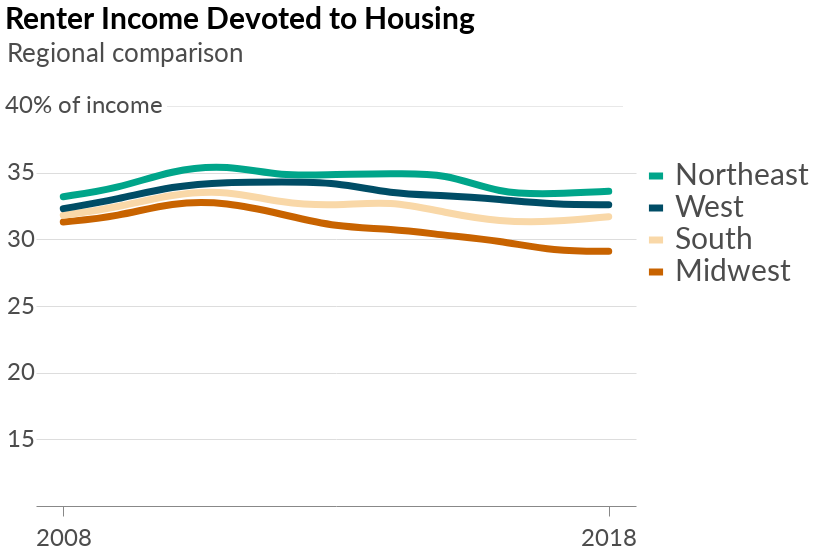

Notebook source saved alongside this figure:
### Code cell
reg_rent_plot

### Figure 1 — Vega-Lite specification as saved in the notebook (floating-point values rounded to 4 significant figures)
{"width": 600, "height": 400, "background": "white", "config": {"title": {"fontSize": 30, "anchor": "start", "font": "Lato", "offset": 5}, "axisX": {"grid": false, "labelFont": "Lato", "labelFontSize": 16, "labelAngle": 0, "labelPadding": 10, "ticks": false, "tickSize": 5, "title": null, "titleFont": "Lato", "titleFontSize": 16, "titleFontWeight": "normal", "titleY": 30, "titleX": 280}, "axisY": {"grid": true, "gridOpacity": 1, "labelFont": "Lato", "labelFontSize": 16, "labelLimit": 100, "labelAlign": "left", "labelPadding": 20, "ticks": false, "title": null, "titleFont": "Lato", "titleFontWeight": "normal", "titleFontSize": 16, "titleAlign": "left", "titleAngle": 0, "titleY": -20, "titleX": -20, "domainWidth": 0}, "view": {"strokeOpacity": 0}, "legend": {"labelFont": "lato", "labelFontSize": 30, "labelFontWeight": "normal", "labelOpacity": 0.7, "legendX": 605, "legendY": 55, "orient": "none", "symbolSize": 200, "symbolStrokeWidth": 7}}, "layer": [{"data": {"name": "data-5e202b6e8b67dcf171d36fae33073252"}, "mark": {"type": "line", "interpolate": "basis", "size": 7, "strokeCap": "round"}, "encoding": {"color": {"type": "nominal", "field": "Region", "scale": {"domain": ["Northeast", "West", "South", "Midwest"], "range": ["#00a58a", "#004d66", "#f9d8a8", "#c86300"]}, "title": ""}, "x": {"type": "ordinal", "axis": {"labelFontSize": 24, "labelOpacity": 0.7, "tickSize": 10, "ticks": true, "values": [2008, 2018]}, "field": "Year"}, "y": {"type": "quantitative", "axis": {"labelFontSize": 24, "labelOpacity": 0.7, "labelPadding": 30, "titleFontSize": 26, "titleOpacity": 0.7, "titleX": -30, "titleY": -40, "values": [15, 20, 25, 30, 35]}, "field": "Rent_Share_Inc_whole", "scale": {"domain": [10, 40]}, "title": "Regional comparison"}}, "title": "Renter Income Devoted to Housing"}, {"data": {"name": "data-210bcfbf6ca010247ca2ea02fc053f02"}, "mark": {"type": "text", "dx": 21, "dy": 0, "font": "lato", "fontSize": 24, "opacity": 0.7}, "encoding": {"text": {"type": "nominal", "field": "text"}, "x": {"type": "ordinal", "field": "x"}, "y": {"type": "quantitative", "field": "y"}}}, {"data": {"name": "data-8281c6280a4f8d01d9bc45cdf9b5b127"}, "mark": {"type": "text", "dx": 59, "dy": -4, "fontSize": 11.5, "fontWeight": "bold", "opacity": 0.09}, "encoding": {"text": {"type": "nominal", "field": "text"}, "x": {"type": "ordinal", "field": "x"}, "y": {"type": "quantitative", "field": "y"}}}], "$schema": "https://vega.github.io/schema/vega-lite/v4.0.0.json", "datasets": {"data-5e202b6e8b67dcf171d36fae33073252": [{"Year": 2008, "Region": "Northeast", "Owners30": 33.7, "Renters30": 47.7, "Med_Mort": 1362.0, "Med_Rent": 935.0, "Med_Mort_Inc": 6220.0, "Med_Rent_Inc": 2820.0, "Owned_Units": 13380000.0, "Rented_Units": 7550000.0, "Mort_Rent_Diff": -427.0, "Rent_Mort_Diff": 427.0, "Rent_Mort_Diff_div_Rent": 45.67, "MR_Diff_Per_Rent_Inc": -15.14, "RM_Diff_Per_Mort_Inc": 6.86, "Mort_Less30": 66.3, "Rent_Less30": 52.3, "Total_Units": 20930000.0, "Owned_Units_Per_dec": 0.639, "Owned_Units_Per_whole": 63.9, "Rent_Units_Per_dec": 0.361, "Rent_Units_Per_whole": 36.1, "Mort_Share_Inc_dec": 0.219, "Mort_Share_Inc_whole": 21.9, "Rent_Share_Inc_dec": 0.332, "Rent_Share_Inc_whole": 33.2}, {"Year": 2008, "Region": "Midwest", "Owners30": 26.8, "Renters30": 45.1, "Med_Mort": 1027.0, "Med_Rent": 712.0, "Med_Mort_Inc": 5189.0, "Med_Rent_Inc": 2275.0, "Owned_Units": 18380000.0, "Rented_Units": 7580000.0, "Mort_Rent_Diff": -315.0, "Rent_Mort_Diff": 315.0, "Rent_Mort_Diff_div_Rent": 44.24, "MR_Diff_Per_Rent_Inc": -13.85, "RM_Diff_Per_Mort_Inc": 6.07, "Mort_Less30": 73.2, "Rent_Less30": 54.9, "Total_Units": 25960000.0, "Owned_Units_Per_dec": 0.708, "Owned_Units_Per_whole": 70.8, "Rent_Units_Per_dec": 0.292, "Rent_Units_Per_whole": 29.2, "Mort_Share_Inc_dec": 0.198, "Mort_Share_Inc_whole": 19.8, "Rent_Share_Inc_dec": 0.313, "Rent_Share_Inc_whole": 31.3}, {"Year": 2008, "Region": "South", "Owners30": 27.7, "Renters30": 45.9, "Med_Mort": 972.0, "Med_Rent": 788.0, "Med_Mort_Inc": 4961.0, "Med_Rent_Inc": 2479.0, "Owned_Units": 28740000.0, "Rented_Units": 13420000.0, "Mort_Rent_Diff": -184.0, "Rent_Mort_Diff": 184.0, "Rent_Mort_Diff_div_Rent": 23.35, "MR_Diff_Per_Rent_Inc": -7.42, "RM_Diff_Per_Mort_Inc": 3.71, "Mort_Less30": 72.3, "Rent_Less30": 54.1, "Total_Units": 42160000.0, "Owned_Units_Per_dec": 0.682, "Owned_Units_Per_whole": 68.2, "Rent_Units_Per_dec": 0.318, "Rent_Units_Per_whole": 31.8, "Mort_Share_Inc_dec": 0.196, "Mort_Share_Inc_whole": 19.6, "Rent_Share_Inc_dec": 0.318, "Rent_Share_Inc_whole": 31.8}, {"Year": 2008, "Region": "West", "Owners30": 36.8, "Renters30": 49.7, "Med_Mort": 1456.0, "Med_Rent": 995.0, "Med_Mort_Inc": 6036.0, "Med_Rent_Inc": 3077.0, "Owned_Units": 15590000.0, "Rented_Units": 9602000.0, "Mort_Rent_Diff": -461.0, "Rent_Mort_Diff": 461.0, "Rent_Mort_Diff_div_Rent": 46.33, "MR_Diff_Per_Rent_Inc": -14.98, "RM_Diff_Per_Mort_Inc": 7.64, "Mort_Less30": 63.2, "Rent_Less30": 50.3, "Total_Units": 25190000.0, "Owned_Units_Per_dec": 0.619, "Owned_Units_Per_whole": 61.9, "Rent_Units_Per_dec": 0.381, "Rent_Units_Per_whole": 38.1, "Mort_Share_Inc_dec": 0.241, "Mort_Share_Inc_whole": 24.1, "Rent_Share_Inc_dec": 0.323, "Rent_Share_Inc_whole": 32.3}, {"Year": 2009, "Region": "Northeast", "Owners30": 33.7, "Renters30": 48.4, "Med_Mort": 1403.0, "Med_Rent": 972.0, "Med_Mort_Inc": 6398.0, "Med_Rent_Inc": 2877.0, "Owned_Units": 13330000.0, "Rented_Units": 7640000.0, "Mort_Rent_Diff": -431.0, "Rent_Mort_Diff": 431.0, "Rent_Mort_Diff_div_Rent": 44.34, "MR_Diff_Per_Rent_Inc": -14.98, "RM_Diff_Per_Mort_Inc": 6.74, "Mort_Less30": 66.3, "Rent_Less30": 51.6, "Total_Units": 20970000.0, "Owned_Units_Per_dec": 0.636, "Owned_Units_Per_whole": 63.6, "Rent_Units_Per_dec": 0.364, "Rent_Units_Per_whole": 36.4, "Mort_Share_Inc_dec": 0.219, "Mort_Share_Inc_whole": 21.9, "Rent_Share_Inc_dec": 0.338, "Rent_Share_Inc_whole": 33.8}, {"Year": 2009, "Region": "Midwest", "Owners30": 26.5, "Renters30": 45.7, "Med_Mort": 1042.0, "Med_Rent": 734.0, "Med_Mort_Inc": 5305.0, "Med_Rent_Inc": 2318.0, "Owned_Units": 18280000.0, "Rented_Units": 7714000.0, "Mort_Rent_Diff": -308.0, "Rent_Mort_Diff": 308.0, "Rent_Mort_Diff_div_Rent": 41.96, "MR_Diff_Per_Rent_Inc": -13.29, "RM_Diff_Per_Mort_Inc": 5.81, "Mort_Less30": 73.5, "Rent_Less30": 54.3, "Total_Units": 25990000.0, "Owned_Units_Per_dec": 0.703, "Owned_Units_Per_whole": 70.3, "Rent_Units_Per_dec": 0.297, "Rent_Units_Per_whole": 29.7, "Mort_Share_Inc_dec": 0.196, "Mort_Share_Inc_whole": 19.6, "Rent_Share_Inc_dec": 0.317, "Rent_Share_Inc_whole": 31.7}, {"Year": 2009, "Region": "South", "Owners30": 27.7, "Renters30": 46.6, "Med_Mort": 994.0, "Med_Rent": 817.0, "Med_Mort_Inc": 5078.0, "Med_Rent_Inc": 2518.0, "Owned_Units": 28760000.0, "Rented_Units": 13700000.0, "Mort_Rent_Diff": -177.0, "Rent_Mort_Diff": 177.0, "Rent_Mort_Diff_div_Rent": 21.66, "MR_Diff_Per_Rent_Inc": -7.03, "RM_Diff_Per_Mort_Inc": 3.49, "Mort_Less30": 72.3, "Rent_Less30": 53.4, "Total_Units": 42460000.0, "Owned_Units_Per_dec": 0.677, "Owned_Units_Per_whole": 67.7, "Rent_Units_Per_dec": 0.323, "Rent_Units_Per_whole": 32.3, "Mort_Share_Inc_dec": 0.196, "Mort_Share_Inc_whole": 19.6, "Rent_Share_Inc_dec": 0.324, "Rent_Share_Inc_whole": 32.4}, {"Year": 2009, "Region": "West", "Owners30": 36.4, "Renters30": 50.2, "Med_Mort": 1477.0, "Med_Rent": 1034.0, "Med_Mort_Inc": 6158.0, "Med_Rent_Inc": 3131.0, "Owned_Units": 15530000.0, "Rented_Units": 9815000.0, "Mort_Rent_Diff": -443.0, "Rent_Mort_Diff": 443.0, "Rent_Mort_Diff_div_Rent": 42.84, "MR_Diff_Per_Rent_Inc": -14.15, "RM_Diff_Per_Mort_Inc": 7.19, "Mort_Less30": 63.6, "Rent_Less30": 49.8, "Total_Units": 25350000.0, "Owned_Units_Per_dec": 0.613, "Owned_Units_Per_whole": 61.3, "Rent_Units_Per_dec": 0.387, "Rent_Units_Per_whole": 38.7, "Mort_Share_Inc_dec": 0.24, "Mort_Share_Inc_whole": 24.0, "Rent_Share_Inc_dec": 0.33, "Rent_Share_Inc_whole": 33.0}, {"Year": 2010, "Region": "Northeast", "Owners30": 33.6, "Renters30": 49.1, "Med_Mort": 1359.0, "Med_Rent": 958.0, "Med_Mort_Inc": 6095.0, "Med_Rent_Inc": 2721.0, "Owned_Units": 13160000.0, "Rented_Units": 7748000.0, "Mort_Rent_Diff": -401.0, "Rent_Mort_Diff": 401.0, "Rent_Mort_Diff_div_Rent": 41.86, "MR_Diff_Per_Rent_Inc": -14.74, "RM_Diff_Per_Mort_Inc": 6.58, "Mort_Less30": 66.4, "Rent_Less30": 50.9, "Total_Units": 20900000.0, "Owned_Units_Per_dec": 0.629, "Owned_Units_Per_whole": 62.9, "Rent_Units_Per_dec": 0.371, "Rent_Units_Per_whole": 37.1, "Mort_Share_Inc_dec": 0.223, "Mort_Share_Inc_whole": 22.3, "Rent_Share_Inc_dec": 0.352, "Rent_Share_Inc_whole": 35.2}, {"Year": 2010, "Region": "Midwest", "Owners30": 26.8, "Renters30": 47.1, "Med_Mort": 990.0, "Med_Rent": 720.0, "Med_Mort_Inc": 5024.0, "Med_Rent_Inc": 2196.0, "Owned_Units": 18060000.0, "Rented_Units": 7861000.0, "Mort_Rent_Diff": -270.0, "Rent_Mort_Diff": 270.0, "Rent_Mort_Diff_div_Rent": 37.5, "MR_Diff_Per_Rent_Inc": -12.3, "RM_Diff_Per_Mort_Inc": 5.37, "Mort_Less30": 73.2, "Rent_Less30": 52.9, "Total_Units": 25920000.0, "Owned_Units_Per_dec": 0.697, "Owned_Units_Per_whole": 69.7, "Rent_Units_Per_dec": 0.303, "Rent_Units_Per_whole": 30.3, "Mort_Share_Inc_dec": 0.197, "Mort_Share_Inc_whole": 19.7, "Rent_Share_Inc_dec": 0.328, "Rent_Share_Inc_whole": 32.8}, {"Year": 2010, "Region": "South", "Owners30": 28.2, "Renters30": 48.0, "Med_Mort": 963.0, "Med_Rent": 804.0, "Med_Mort_Inc": 4796.0, "Med_Rent_Inc": 2407.0, "Owned_Units": 28390000.0, "Rented_Units": 14000000.0, "Mort_Rent_Diff": -159.0, "Rent_Mort_Diff": 159.0, "Rent_Mort_Diff_div_Rent": 19.78, "MR_Diff_Per_Rent_Inc": -6.61, "RM_Diff_Per_Mort_Inc": 3.32, "Mort_Less30": 71.8, "Rent_Less30": 52.0, "Total_Units": 42390000.0, "Owned_Units_Per_dec": 0.67, "Owned_Units_Per_whole": 67.0, "Rent_Units_Per_dec": 0.33, "Rent_Units_Per_whole": 33.0, "Mort_Share_Inc_dec": 0.201, "Mort_Share_Inc_whole": 20.1, "Rent_Share_Inc_dec": 0.334, "Rent_Share_Inc_whole": 33.4}, {"Year": 2010, "Region": "West", "Owners30": 36.4, "Renters30": 51.5, "Med_Mort": 1405.0, "Med_Rent": 1006.0, "Med_Mort_Inc": 5836.0, "Med_Rent_Inc": 2959.0, "Owned_Units": 15270000.0, "Rented_Units": 10090000.0, "Mort_Rent_Diff": -399.0, "Rent_Mort_Diff": 399.0, "Rent_Mort_Diff_div_Rent": 39.66, "MR_Diff_Per_Rent_Inc": -13.48, "RM_Diff_Per_Mort_Inc": 6.84, "Mort_Less30": 63.6, "Rent_Less30": 48.5, "Total_Units": 25350000.0, "Owned_Units_Per_dec": 0.602, "Owned_Units_Per_whole": 60.2, "Rent_Units_Per_dec": 0.398, "Rent_Units_Per_whole": 39.8, "Mort_Share_Inc_dec": 0.241, "Mort_Share_Inc_whole": 24.1, "Rent_Share_Inc_dec": 0.34, "Rent_Share_Inc_whole": 34.0}, {"Year": 2011, "Region": "Northeast", "Owners30": 33.6, "Renters30": 50.1, "Med_Mort": 1367.0, "Med_Rent": 985.0, "Med_Mort_Inc": 6243.0, "Med_Rent_Inc": 2763.0, "Owned_Units": 13020000.0, "Rented_Units": 7893000.0, "Mort_Rent_Diff": -382.0, "Rent_Mort_Diff": 382.0, "Rent_Mort_Diff_div_Rent": 38.78, "MR_Diff_Per_Rent_Inc": -13.83, "RM_Diff_Per_Mort_Inc": 6.12, "Mort_Less30": 66.4, "Rent_Less30": 49.9, "Total_Units": 20910000.0, "Owned_Units_Per_dec": 0.623, "Owned_Units_Per_whole": 62.3, "Rent_Units_Per_dec": 0.377, "Rent_Units_Per_whole": 37.7, "Mort_Share_Inc_dec": 0.219, "Mort_Share_Inc_whole": 21.9, "Rent_Share_Inc_dec": 0.356, "Rent_Share_Inc_whole": 35.6}, {"Year": 2011, "Region": "Midwest", "Owners30": 26.1, "Renters30": 47.1, "Med_Mort": 986.0, "Med_Rent": 736.0, "Med_Mort_Inc": 5125.0, "Med_Rent_Inc": 2244.0, "Owned_Units": 17840000.0, "Rented_Units": 8039000.0, "Mort_Rent_Diff": -250.0, "Rent_Mort_Diff": 250.0, "Rent_Mort_Diff_div_Rent": 33.97, "MR_Diff_Per_Rent_Inc": -11.14, "RM_Diff_Per_Mort_Inc": 4.88, "Mort_Less30": 73.9, "Rent_Less30": 52.9, "Total_Units": 25880000.0, "Owned_Units_Per_dec": 0.689, "Owned_Units_Per_whole": 68.9, "Rent_Units_Per_dec": 0.311, "Rent_Units_Per_whole": 31.1, "Mort_Share_Inc_dec": 0.192, "Mort_Share_Inc_whole": 19.2, "Rent_Share_Inc_dec": 0.328, "Rent_Share_Inc_whole": 32.8}, {"Year": 2011, "Region": "South", "Owners30": 27.2, "Renters30": 48.3, "Med_Mort": 951.0, "Med_Rent": 816.0, "Med_Mort_Inc": 4887.0, "Med_Rent_Inc": 2422.0, "Owned_Units": 28280000.0, "Rented_Units": 14430000.0, "Mort_Rent_Diff": -135.0, "Rent_Mort_Diff": 135.0, "Rent_Mort_Diff_div_Rent": 16.54, "MR_Diff_Per_Rent_Inc": -5.57, "RM_Diff_Per_Mort_Inc": 2.76, "Mort_Less30": 72.8, "Rent_Less30": 51.7, "Total_Units": 42700000.0, "Owned_Units_Per_dec": 0.662, "Owned_Units_Per_whole": 66.2, "Rent_Units_Per_dec": 0.338, "Rent_Units_Per_whole": 33.8, "Mort_Share_Inc_dec": 0.195, "Mort_Share_Inc_whole": 19.5, "Rent_Share_Inc_dec": 0.337, "Rent_Share_Inc_whole": 33.7}, {"Year": 2011, "Region": "West", "Owners30": 34.8, "Renters30": 51.7, "Med_Mort": 1367.0, "Med_Rent": 1023.0, "Med_Mort_Inc": 5863.0, "Med_Rent_Inc": 2979.0, "Owned_Units": 15130000.0, "Rented_Units": 10370000.0, "Mort_Rent_Diff": -344.0, "Rent_Mort_Diff": 344.0, "Rent_Mort_Diff_div_Rent": 33.63, "MR_Diff_Per_Rent_Inc": -11.55, "RM_Diff_Per_Mort_Inc": 5.87, "Mort_Less30": 65.2, "Rent_Less30": 48.3, "Total_Units": 25500000.0, "Owned_Units_Per_dec": 0.593, "Owned_Units_Per_whole": 59.3, "Rent_Units_Per_dec": 0.407, "Rent_Units_Per_whole": 40.7, "Mort_Share_Inc_dec": 0.233, "Mort_Share_Inc_whole": 23.3, "Rent_Share_Inc_dec": 0.343, "Rent_Share_Inc_whole": 34.3}, {"Year": 2012, "Region": "Northeast", "Owners30": 31.5, "Renters30": 49.0, "Med_Mort": 1352.0, "Med_Rent": 997.0, "Med_Mort_Inc": 6350.0, "Med_Rent_Inc": 2872.0, "Owned_Units": 13060000.0, "Rented_Units": 7966000.0, "Mort_Rent_Diff": -355.0, "Rent_Mort_Diff": 355.0, "Rent_Mort_Diff_div_Rent": 35.61, "MR_Diff_Per_Rent_Inc": -12.36, "RM_Diff_Per_Mort_Inc": 5.59, "Mort_Less30": 68.5, "Rent_Less30": 51.0, "Total_Units": 21020000.0, "Owned_Units_Per_dec": 0.621, "Owned_Units_Per_whole": 62.1, "Rent_Units_Per_dec": 0.379, "Rent_Units_Per_whole": 37.9, "Mort_Share_Inc_dec": 0.213, "Mort_Share_Inc_whole": 21.3, "Rent_Share_Inc_dec": 0.347, "Rent_Share_Inc_whole": 34.7}, {"Year": 2012, "Region": "Midwest", "Owners30": 23.4, "Renters30": 45.6, "Med_Mort": 958.0, "Med_Rent": 745.0, "Med_Mort_Inc": 5227.0, "Med_Rent_Inc": 2335.0, "Owned_Units": 17790000.0, "Rented_Units": 8286000.0, "Mort_Rent_Diff": -213.0, "Rent_Mort_Diff": 213.0, "Rent_Mort_Diff_div_Rent": 28.59, "MR_Diff_Per_Rent_Inc": -9.12, "RM_Diff_Per_Mort_Inc": 4.07, "Mort_Less30": 76.6, "Rent_Less30": 54.4, "Total_Units": 26070000.0, "Owned_Units_Per_dec": 0.682, "Owned_Units_Per_whole": 68.2, "Rent_Units_Per_dec": 0.318, "Rent_Units_Per_whole": 31.8, "Mort_Share_Inc_dec": 0.183, "Mort_Share_Inc_whole": 18.3, "Rent_Share_Inc_dec": 0.319, "Rent_Share_Inc_whole": 31.9}, {"Year": 2012, "Region": "South", "Owners30": 24.9, "Renters30": 46.5, "Med_Mort": 923.0, "Med_Rent": 828.0, "Med_Mort_Inc": 5000.0, "Med_Rent_Inc": 2533.0, "Owned_Units": 28210000.0, "Rented_Units": 14990000.0, "Mort_Rent_Diff": -95.0, "Rent_Mort_Diff": 95.0, "Rent_Mort_Diff_div_Rent": 11.47, "MR_Diff_Per_Rent_Inc": -3.75, "RM_Diff_Per_Mort_Inc": 1.9, "Mort_Less30": 75.1, "Rent_Less30": 53.5, "Total_Units": 43200000.0, "Owned_Units_Per_dec": 0.653, "Owned_Units_Per_whole": 65.3, "Rent_Units_Per_dec": 0.347, "Rent_Units_Per_whole": 34.7, "Mort_Share_Inc_dec": 0.185, "Mort_Share_Inc_whole": 18.5, "Rent_Share_Inc_dec": 0.327, "Rent_Share_Inc_whole": 32.7}, {"Year": 2012, "Region": "West", "Owners30": 32.3, "Renters30": 51.4, "Med_Mort": 1330.0, "Med_Rent": 1053.0, "Med_Mort_Inc": 5967.0, "Med_Rent_Inc": 3066.0, "Owned_Units": 15070000.0, "Rented_Units": 10610000.0, "Mort_Rent_Diff": -277.0, "Rent_Mort_Diff": 277.0, "Rent_Mort_Diff_div_Rent": 26.31, "MR_Diff_Per_Rent_Inc": -9.03, "RM_Diff_Per_Mort_Inc": 4.64, "Mort_Less30": 67.7, "Rent_Less30": 48.6, "Total_Units": 25680000.0, "Owned_Units_Per_dec": 0.587, "Owned_Units_Per_whole": 58.7, "Rent_Units_Per_dec": 0.413, "Rent_Units_Per_whole": 41.3, "Mort_Share_Inc_dec": 0.223, "Mort_Share_Inc_whole": 22.3, "Rent_Share_Inc_dec": 0.343, "Rent_Share_Inc_whole": 34.3}, {"Year": 2013, "Region": "Northeast", "Owners30": 29.8, "Renters30": 49.3, "Med_Mort": 1315.0, "Med_Rent": 1028.0, "Med_Mort_Inc": 6473.0, "Med_Rent_Inc": 2944.0, "Owned_Units": 12940000.0, "Rented_Units": 8001000.0, "Mort_Rent_Diff": -287.0, "Rent_Mort_Diff": 287.0, "Rent_Mort_Diff_div_Rent": 27.92, "MR_Diff_Per_Rent_Inc": -9.75, "RM_Diff_Per_Mort_Inc": 4.43, "Mort_Less30": 70.2, "Rent_Less30": 50.7, "Total_Units": 20940000.0, "Owned_Units_Per_dec": 0.618, "Owned_Units_Per_whole": 61.8, "Rent_Units_Per_dec": 0.382, "Rent_Units_Per_whole": 38.2, "Mort_Share_Inc_dec": 0.203, "Mort_Share_Inc_whole": 20.3, "Rent_Share_Inc_dec": 0.349, "Rent_Share_Inc_whole": 34.9}, {"Year": 2013, "Region": "Midwest", "Owners30": 21.9, "Renters30": 44.7, "Med_Mort": 928.0, "Med_Rent": 763.0, "Med_Mort_Inc": 5354.0, "Med_Rent_Inc": 2467.0, "Owned_Units": 17730000.0, "Rented_Units": 8429000.0, "Mort_Rent_Diff": -165.0, "Rent_Mort_Diff": 165.0, "Rent_Mort_Diff_div_Rent": 21.63, "MR_Diff_Per_Rent_Inc": -6.69, "RM_Diff_Per_Mort_Inc": 3.08, "Mort_Less30": 78.1, "Rent_Less30": 55.3, "Total_Units": 26160000.0, "Owned_Units_Per_dec": 0.678, "Owned_Units_Per_whole": 67.8, "Rent_Units_Per_dec": 0.322, "Rent_Units_Per_whole": 32.2, "Mort_Share_Inc_dec": 0.173, "Mort_Share_Inc_whole": 17.3, "Rent_Share_Inc_dec": 0.309, "Rent_Share_Inc_whole": 30.9}, {"Year": 2013, "Region": "South", "Owners30": 23.1, "Renters30": 46.2, "Med_Mort": 894.0, "Med_Rent": 849.0, "Med_Mort_Inc": 5087.0, "Med_Rent_Inc": 2614.0, "Owned_Units": 28100000.0, "Rented_Units": 15300000.0, "Mort_Rent_Diff": -45.0, "Rent_Mort_Diff": 45.0, "Rent_Mort_Diff_div_Rent": 5.3, "MR_Diff_Per_Rent_Inc": -1.72, "RM_Diff_Per_Mort_Inc": 0.88, "Mort_Less30": 76.9, "Rent_Less30": 53.8, "Total_Units": 43400000.0, "Owned_Units_Per_dec": 0.648, "Owned_Units_Per_whole": 64.8, "Rent_Units_Per_dec": 0.352, "Rent_Units_Per_whole": 35.2, "Mort_Share_Inc_dec": 0.176, "Mort_Share_Inc_whole": 17.6, "Rent_Share_Inc_dec": 0.325, "Rent_Share_Inc_whole": 32.5}, {"Year": 2013, "Region": "West", "Owners30": 29.6, "Renters30": 50.9, "Med_Mort": 1277.0, "Med_Rent": 1079.0, "Med_Mort_Inc": 6116.0, "Med_Rent_Inc": 3149.0, "Owned_Units": 15070000.0, "Rented_Units": 10720000.0, "Mort_Rent_Diff": -198.0, "Rent_Mort_Diff": 198.0, "Rent_Mort_Diff_div_Rent": 18.35, "MR_Diff_Per_Rent_Inc": -6.29, "RM_Diff_Per_Mort_Inc": 3.24, "Mort_Less30": 70.4, "Rent_Less30": 49.1, "Total_Units": 25790000.0, "Owned_Units_Per_dec": 0.584, "Owned_Units_Per_whole": 58.4, "Rent_Units_Per_dec": 0.416, "Rent_Units_Per_whole": 41.6, "Mort_Share_Inc_dec": 0.209, "Mort_Share_Inc_whole": 20.9, "Rent_Share_Inc_dec": 0.343, "Rent_Share_Inc_whole": 34.3}, {"Year": 2014, "Region": "Northeast", "Owners30": 29.3, "Renters30": 49.4, "Med_Mort": 1335.0, "Med_Rent": 1061.0, "Med_Mort_Inc": 6670.0, "Med_Rent_Inc": 3040.0, "Owned_Units": 12930000.0, "Rented_Units": 8133000.0, "Mort_Rent_Diff": -274.0, "Rent_Mort_Diff": 274.0, "Rent_Mort_Diff_div_Rent": 25.82, "MR_Diff_Per_Rent_Inc": -9.01, "RM_Diff_Per_Mort_Inc": 4.11, "Mort_Less30": 70.7, "Rent_Less30": 50.6, "Total_Units": 21060000.0, "Owned_Units_Per_dec": 0.614, "Owned_Units_Per_whole": 61.4, "Rent_Units_Per_dec": 0.386, "Rent_Units_Per_whole": 38.6, "Mort_Share_Inc_dec": 0.2, "Mort_Share_Inc_whole": 20.0, "Rent_Share_Inc_dec": 0.349, "Rent_Share_Inc_whole": 34.9}, {"Year": 2014, "Region": "Midwest", "Owners30": 21.4, "Renters30": 44.7, "Med_Mort": 947.0, "Med_Rent": 785.0, "Med_Mort_Inc": 5503.0, "Med_Rent_Inc": 2552.0, "Owned_Units": 17710000.0, "Rented_Units": 8521000.0, "Mort_Rent_Diff": -162.0, "Rent_Mort_Diff": 162.0, "Rent_Mort_Diff_div_Rent": 20.64, "MR_Diff_Per_Rent_Inc": -6.35, "RM_Diff_Per_Mort_Inc": 2.94, "Mort_Less30": 78.6, "Rent_Less30": 55.3, "Total_Units": 26230000.0, "Owned_Units_Per_dec": 0.675, "Owned_Units_Per_whole": 67.5, "Rent_Units_Per_dec": 0.325, "Rent_Units_Per_whole": 32.5, "Mort_Share_Inc_dec": 0.172, "Mort_Share_Inc_whole": 17.2, "Rent_Share_Inc_dec": 0.308, "Rent_Share_Inc_whole": 30.8}, {"Year": 2014, "Region": "South", "Owners30": 23.0, "Renters30": 46.8, "Med_Mort": 909.0, "Med_Rent": 881.0, "Med_Mort_Inc": 5189.0, "Med_Rent_Inc": 2678.0, "Owned_Units": 28190000.0, "Rented_Units": 15700000.0, "Mort_Rent_Diff": -28.0, "Rent_Mort_Diff": 28.0, "Rent_Mort_Diff_div_Rent": 3.18, "MR_Diff_Per_Rent_Inc": -1.05, "RM_Diff_Per_Mort_Inc": 0.54, "Mort_Less30": 77.0, "Rent_Less30": 53.2, "Total_Units": 43890000.0, "Owned_Units_Per_dec": 0.642, "Owned_Units_Per_whole": 64.2, "Rent_Units_Per_dec": 0.358, "Rent_Units_Per_whole": 35.8, "Mort_Share_Inc_dec": 0.175, "Mort_Share_Inc_whole": 17.5, "Rent_Share_Inc_dec": 0.329, "Rent_Share_Inc_whole": 32.9}, {"Year": 2014, "Region": "West", "Owners30": 28.3, "Renters30": 50.7, "Med_Mort": 1274.0, "Med_Rent": 1112.0, "Med_Mort_Inc": 6296.0, "Med_Rent_Inc": 3328.0, "Owned_Units": 15160000.0, "Rented_Units": 10910000.0, "Mort_Rent_Diff": -162.0, "Rent_Mort_Diff": 162.0, "Rent_Mort_Diff_div_Rent": 14.57, "MR_Diff_Per_Rent_Inc": -4.87, "RM_Diff_Per_Mort_Inc": 2.57, "Mort_Less30": 71.7, "Rent_Less30": 49.3, "Total_Units": 26080000.0, "Owned_Units_Per_dec": 0.581, "Owned_Units_Per_whole": 58.1, "Rent_Units_Per_dec": 0.419, "Rent_Units_Per_whole": 41.9, "Mort_Share_Inc_dec": 0.202, "Mort_Share_Inc_whole": 20.2, "Rent_Share_Inc_dec": 0.334, "Rent_Share_Inc_whole": 33.4}, {"Year": 2015, "Region": "Northeast", "Owners30": 28.3, "Renters30": 48.6, "Med_Mort": 1365.0, "Med_Rent": 1087.0, "Med_Mort_Inc": 6828.0, "Med_Rent_Inc": 3110.0, "Owned_Units": 12900000.0, "Rented_Units": 8109000.0, "Mort_Rent_Diff": -278.0, "Rent_Mort_Diff": 278.0, "Rent_Mort_Diff_div_Rent": 25.57, "MR_Diff_Per_Rent_Inc": -8.94, "RM_Diff_Per_Mort_Inc": 4.07, "Mort_Less30": 71.7, "Rent_Less30": 51.4, "Total_Units": 21010000.0, "Owned_Units_Per_dec": 0.614, "Owned_Units_Per_whole": 61.4, "Rent_Units_Per_dec": 0.386, "Rent_Units_Per_whole": 38.6, "Mort_Share_Inc_dec": 0.2, "Mort_Share_Inc_whole": 20.0, "Rent_Share_Inc_dec": 0.35, "Rent_Share_Inc_whole": 35.0}, {"Year": 2015, "Region": "Midwest", "Owners30": 20.0, "Renters30": 43.4, "Med_Mort": 951.0, "Med_Rent": 800.0, "Med_Mort_Inc": 5676.0, "Med_Rent_Inc": 2638.0, "Owned_Units": 17750000.0, "Rented_Units": 8619000.0, "Mort_Rent_Diff": -151.0, "Rent_Mort_Diff": 151.0, "Rent_Mort_Diff_div_Rent": 18.88, "MR_Diff_Per_Rent_Inc": -5.72, "RM_Diff_Per_Mort_Inc": 2.66, "Mort_Less30": 80.0, "Rent_Less30": 56.6, "Total_Units": 26370000.0, "Owned_Units_Per_dec": 0.673, "Owned_Units_Per_whole": 67.3, "Rent_Units_Per_dec": 0.327, "Rent_Units_Per_whole": 32.7, "Mort_Share_Inc_dec": 0.168, "Mort_Share_Inc_whole": 16.8, "Rent_Share_Inc_dec": 0.303, "Rent_Share_Inc_whole": 30.3}, {"Year": 2015, "Region": "South", "Owners30": 21.9, "Renters30": 45.6, "Med_Mort": 923.0, "Med_Rent": 906.0, "Med_Mort_Inc": 5392.0, "Med_Rent_Inc": 2827.0, "Owned_Units": 28470000.0, "Rented_Units": 15970000.0, "Mort_Rent_Diff": -17.0, "Rent_Mort_Diff": 17.0, "Rent_Mort_Diff_div_Rent": 1.88, "MR_Diff_Per_Rent_Inc": -0.6, "RM_Diff_Per_Mort_Inc": 0.32, "Mort_Less30": 78.1, "Rent_Less30": 54.4, "Total_Units": 44440000.0, "Owned_Units_Per_dec": 0.641, "Owned_Units_Per_whole": 64.1, "Rent_Units_Per_dec": 0.359, "Rent_Units_Per_whole": 35.9, "Mort_Share_Inc_dec": 0.171, "Mort_Share_Inc_whole": 17.1, "Rent_Share_Inc_dec": 0.32, "Rent_Share_Inc_whole": 32.0}, {"Year": 2015, "Region": "West", "Owners30": 27.3, "Renters30": 49.7, "Med_Mort": 1304.0, "Med_Rent": 1147.0, "Med_Mort_Inc": 6516.0, "Med_Rent_Inc": 3448.0, "Owned_Units": 15380000.0, "Rented_Units": 11000000.0, "Mort_Rent_Diff": -157.0, "Rent_Mort_Diff": 157.0, "Rent_Mort_Diff_div_Rent": 13.69, "MR_Diff_Per_Rent_Inc": -4.55, "RM_Diff_Per_Mort_Inc": 2.41, "Mort_Less30": 72.7, "Rent_Less30": 50.3, "Total_Units": 26390000.0, "Owned_Units_Per_dec": 0.583, "Owned_Units_Per_whole": 58.3, "Rent_Units_Per_dec": 0.417, "Rent_Units_Per_whole": 41.7, "Mort_Share_Inc_dec": 0.2, "Mort_Share_Inc_whole": 20.0, "Rent_Share_Inc_dec": 0.333, "Rent_Share_Inc_whole": 33.3}, {"Year": 2016, "Region": "Northeast", "Owners30": 26.5, "Renters30": 47.5, "Med_Mort": 1352.0, "Med_Rent": 1103.0, "Med_Mort_Inc": 7092.0, "Med_Rent_Inc": 3299.0, "Owned_Units": 12880000.0, "Rented_Units": 8110000.0, "Mort_Rent_Diff": -249.0, "Rent_Mort_Diff": 249.0, "Rent_Mort_Diff_div_Rent": 22.57, "MR_Diff_Per_Rent_Inc": -7.55, "RM_Diff_Per_Mort_Inc": 3.51, "Mort_Less30": 73.5, "Rent_Less30": 52.5, "Total_Units": 20990000.0, "Owned_Units_Per_dec": 0.614, "Owned_Units_Per_whole": 61.4, "Rent_Units_Per_dec": 0.386, "Rent_Units_Per_whole": 38.6, "Mort_Share_Inc_dec": 0.191, "Mort_Share_Inc_whole": 19.1, "Rent_Share_Inc_dec": 0.334, "Rent_Share_Inc_whole": 33.4}, {"Year": 2016, "Region": "Midwest", "Owners30": 19.1, "Renters30": 42.7, "Med_Mort": 944.0, "Med_Rent": 814.0, "Med_Mort_Inc": 5860.0, "Med_Rent_Inc": 2722.0, "Owned_Units": 17810000.0, "Rented_Units": 8661000.0, "Mort_Rent_Diff": -130.0, "Rent_Mort_Diff": 130.0, "Rent_Mort_Diff_div_Rent": 15.97, "MR_Diff_Per_Rent_Inc": -4.78, "RM_Diff_Per_Mort_Inc": 2.22, "Mort_Less30": 80.9, "Rent_Less30": 57.3, "Total_Units": 26470000.0, "Owned_Units_Per_dec": 0.673, "Owned_Units_Per_whole": 67.3, "Rent_Units_Per_dec": 0.327, "Rent_Units_Per_whole": 32.7, "Mort_Share_Inc_dec": 0.161, "Mort_Share_Inc_whole": 16.1, "Rent_Share_Inc_dec": 0.299, "Rent_Share_Inc_whole": 29.9}, {"Year": 2016, "Region": "South", "Owners30": 20.9, "Renters30": 45.0, "Med_Mort": 923.0, "Med_Rent": 926.0, "Med_Mort_Inc": 5544.0, "Med_Rent_Inc": 2959.0, "Owned_Units": 28710000.0, "Rented_Units": 16070000.0, "Mort_Rent_Diff": 3.0, "Rent_Mort_Diff": -3.0, "Rent_Mort_Diff_div_Rent": -0.32, "MR_Diff_Per_Rent_Inc": 0.1, "RM_Diff_Per_Mort_Inc": -0.05, "Mort_Less30": 79.1, "Rent_Less30": 55.0, "Total_Units": 44780000.0, "Owned_Units_Per_dec": 0.641, "Owned_Units_Per_whole": 64.1, "Rent_Units_Per_dec": 0.359, "Rent_Units_Per_whole": 35.9, "Mort_Share_Inc_dec": 0.166, "Mort_Share_Inc_whole": 16.6, "Rent_Share_Inc_dec": 0.313, "Rent_Share_Inc_whole": 31.3}, {"Year": 2016, "Region": "West", "Owners30": 26.7, "Renters30": 49.5, "Med_Mort": 1327.0, "Med_Rent": 1200.0, "Med_Mort_Inc": 6747.0, "Med_Rent_Inc": 3632.0, "Owned_Units": 15630000.0, "Rented_Units": 11000000.0, "Mort_Rent_Diff": -127.0, "Rent_Mort_Diff": 127.0, "Rent_Mort_Diff_div_Rent": 10.58, "MR_Diff_Per_Rent_Inc": -3.5, "RM_Diff_Per_Mort_Inc": 1.88, "Mort_Less30": 73.3, "Rent_Less30": 50.5, "Total_Units": 26620000.0, "Owned_Units_Per_dec": 0.587, "Owned_Units_Per_whole": 58.7, "Rent_Units_Per_dec": 0.413, "Rent_Units_Per_whole": 41.3, "Mort_Share_Inc_dec": 0.197, "Mort_Share_Inc_whole": 19.7, "Rent_Share_Inc_dec": 0.33, "Rent_Share_Inc_whole": 33.0}, {"Year": 2017, "Region": "Northeast", "Owners30": 25.8, "Renters30": 47.5, "Med_Mort": 1372.0, "Med_Rent": 1128.0, "Med_Mort_Inc": 7315.0, "Med_Rent_Inc": 3374.0, "Owned_Units": 13120000.0, "Rented_Units": 8110000.0, "Mort_Rent_Diff": -244.0, "Rent_Mort_Diff": 244.0, "Rent_Mort_Diff_div_Rent": 21.63, "MR_Diff_Per_Rent_Inc": -7.23, "RM_Diff_Per_Mort_Inc": 3.34, "Mort_Less30": 74.2, "Rent_Less30": 52.5, "Total_Units": 21230000.0, "Owned_Units_Per_dec": 0.618, "Owned_Units_Per_whole": 61.8, "Rent_Units_Per_dec": 0.382, "Rent_Units_Per_whole": 38.2, "Mort_Share_Inc_dec": 0.188, "Mort_Share_Inc_whole": 18.8, "Rent_Share_Inc_dec": 0.334, "Rent_Share_Inc_whole": 33.4}, {"Year": 2017, "Region": "Midwest", "Owners30": 18.4, "Renters30": 42.2, "Med_Mort": 953.0, "Med_Rent": 834.0, "Med_Mort_Inc": 6029.0, "Med_Rent_Inc": 2866.0, "Owned_Units": 18110000.0, "Rented_Units": 8553000.0, "Mort_Rent_Diff": -119.0, "Rent_Mort_Diff": 119.0, "Rent_Mort_Diff_div_Rent": 14.27, "MR_Diff_Per_Rent_Inc": -4.15, "RM_Diff_Per_Mort_Inc": 1.97, "Mort_Less30": 81.6, "Rent_Less30": 57.8, "Total_Units": 26660000.0, "Owned_Units_Per_dec": 0.679, "Owned_Units_Per_whole": 67.9, "Rent_Units_Per_dec": 0.321, "Rent_Units_Per_whole": 32.1, "Mort_Share_Inc_dec": 0.158, "Mort_Share_Inc_whole": 15.8, "Rent_Share_Inc_dec": 0.291, "Rent_Share_Inc_whole": 29.1}, {"Year": 2017, "Region": "South", "Owners30": 20.2, "Renters30": 44.9, "Med_Mort": 933.0, "Med_Rent": 953.0, "Med_Mort_Inc": 5750.0, "Med_Rent_Inc": 3042.0, "Owned_Units": 29360000.0, "Rented_Units": 15850000.0, "Mort_Rent_Diff": 20.0, "Rent_Mort_Diff": -20.0, "Rent_Mort_Diff_div_Rent": -2.1, "MR_Diff_Per_Rent_Inc": 0.66, "RM_Diff_Per_Mort_Inc": -0.35, "Mort_Less30": 79.8, "Rent_Less30": 55.1, "Total_Units": 45210000.0, "Owned_Units_Per_dec": 0.649, "Owned_Units_Per_whole": 64.9, "Rent_Units_Per_dec": 0.351, "Rent_Units_Per_whole": 35.1, "Mort_Share_Inc_dec": 0.162, "Mort_Share_Inc_whole": 16.2, "Rent_Share_Inc_dec": 0.313, "Rent_Share_Inc_whole": 31.3}, {"Year": 2017, "Region": "West", "Owners30": 26.6, "Renters30": 49.3, "Med_Mort": 1368.0, "Med_Rent": 1254.0, "Med_Mort_Inc": 7032.0, "Med_Rent_Inc": 3846.0, "Owned_Units": 16100000.0, "Rented_Units": 10860000.0, "Mort_Rent_Diff": -114.0, "Rent_Mort_Diff": 114.0, "Rent_Mort_Diff_div_Rent": 9.09, "MR_Diff_Per_Rent_Inc": -2.96, "RM_Diff_Per_Mort_Inc": 1.62, "Mort_Less30": 73.4, "Rent_Less30": 50.7, "Total_Units": 26960000.0, "Owned_Units_Per_dec": 0.597, "Owned_Units_Per_whole": 59.7, "Rent_Units_Per_dec": 0.403, "Rent_Units_Per_whole": 40.3, "Mort_Share_Inc_dec": 0.195, "Mort_Share_Inc_whole": 19.5, "Rent_Share_Inc_dec": 0.326, "Rent_Share_Inc_whole": 32.6}, {"Year": 2018, "Region": "West", "Owners30": 26.2, "Renters30": 49.0, "Med_Mort": 1398.0, "Med_Rent": 1315.0, "Med_Mort_Inc": 7266.0, "Med_Rent_Inc": 4035.0, "Owned_Units": 16330000.0, "Rented_Units": 11000000.0, "Mort_Rent_Diff": -83.0, "Rent_Mort_Diff": 83.0, "Rent_Mort_Diff_div_Rent": 6.31, "MR_Diff_Per_Rent_Inc": -2.06, "RM_Diff_Per_Mort_Inc": 1.14, "Mort_Less30": 73.8, "Rent_Less30": 51.0, "Total_Units": 27330000.0, "Owned_Units_Per_dec": 0.597, "Owned_Units_Per_whole": 59.7, "Rent_Units_Per_dec": 0.403, "Rent_Units_Per_whole": 40.3, "Mort_Share_Inc_dec": 0.192, "Mort_Share_Inc_whole": 19.2, "Rent_Share_Inc_dec": 0.326, "Rent_Share_Inc_whole": 32.6}, {"Year": 2018, "Region": "South", "Owners30": 20.8, "Renters30": 45.7, "Med_Mort": 956.0, "Med_Rent": 995.0, "Med_Mort_Inc": 5934.0, "Med_Rent_Inc": 3143.0, "Owned_Units": 29830000.0, "Rented_Units": 15960000.0, "Mort_Rent_Diff": 39.0, "Rent_Mort_Diff": -39.0, "Rent_Mort_Diff_div_Rent": -3.92, "MR_Diff_Per_Rent_Inc": 1.24, "RM_Diff_Per_Mort_Inc": -0.66, "Mort_Less30": 79.2, "Rent_Less30": 54.3, "Total_Units": 45790000.0, "Owned_Units_Per_dec": 0.651, "Owned_Units_Per_whole": 65.1, "Rent_Units_Per_dec": 0.349, "Rent_Units_Per_whole": 34.9, "Mort_Share_Inc_dec": 0.161, "Mort_Share_Inc_whole": 16.1, "Rent_Share_Inc_dec": 0.317, "Rent_Share_Inc_whole": 31.7}, {"Year": 2018, "Region": "Northeast", "Owners30": 26.0, "Renters30": 47.6, "Med_Mort": 1391.0, "Med_Rent": 1173.0, "Med_Mort_Inc": 7524.0, "Med_Rent_Inc": 3493.0, "Owned_Units": 13260000.0, "Rented_Units": 8195000.0, "Mort_Rent_Diff": -218.0, "Rent_Mort_Diff": 218.0, "Rent_Mort_Diff_div_Rent": 18.58, "MR_Diff_Per_Rent_Inc": -6.24, "RM_Diff_Per_Mort_Inc": 2.9, "Mort_Less30": 74.0, "Rent_Less30": 52.4, "Total_Units": 21460000.0, "Owned_Units_Per_dec": 0.618, "Owned_Units_Per_whole": 61.8, "Rent_Units_Per_dec": 0.382, "Rent_Units_Per_whole": 38.2, "Mort_Share_Inc_dec": 0.185, "Mort_Share_Inc_whole": 18.5, "Rent_Share_Inc_dec": 0.336, "Rent_Share_Inc_whole": 33.6}, {"Year": 2018, "Region": "Midwest", "Owners30": 18.8, "Renters30": 42.4, "Med_Mort": 975.0, "Med_Rent": 859.0, "Med_Mort_Inc": 6196.0, "Med_Rent_Inc": 2950.0, "Owned_Units": 18280000.0, "Rented_Units": 8655000.0, "Mort_Rent_Diff": -116.0, "Rent_Mort_Diff": 116.0, "Rent_Mort_Diff_div_Rent": 13.5, "MR_Diff_Per_Rent_Inc": -3.93, "RM_Diff_Per_Mort_Inc": 1.87, "Mort_Less30": 81.2, "Rent_Less30": 57.6, "Total_Units": 26940000.0, "Owned_Units_Per_dec": 0.679, "Owned_Units_Per_whole": 67.9, "Rent_Units_Per_dec": 0.321, "Rent_Units_Per_whole": 32.1, "Mort_Share_Inc_dec": 0.157, "Mort_Share_Inc_whole": 15.7, "Rent_Share_Inc_dec": 0.291, "Rent_Share_Inc_whole": 29.1}], "data-210bcfbf6ca010247ca2ea02fc053f02": [{"x": 2008, "y": 40, "text": "40% of income"}], "data-8281c6280a4f8d01d9bc45cdf9b5b127": [{"x": 2013, "y": 40, "text": "____________________________________________________________________________"}]}}
